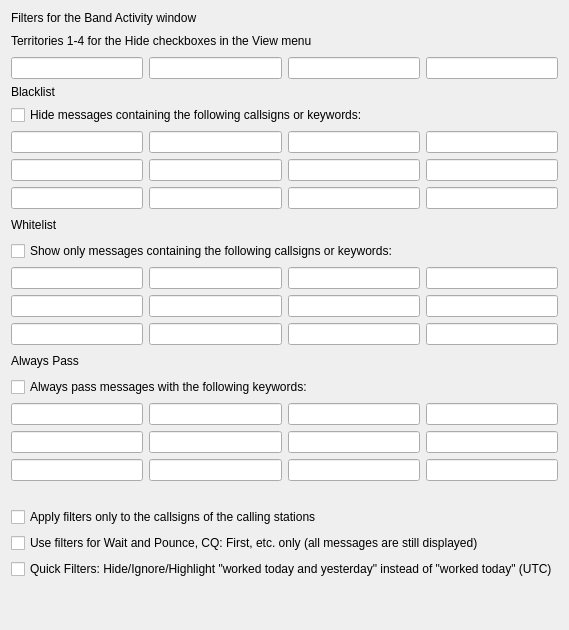
     <widget class="QWidget" name="filters_tab">
      <attribute name="title">
       <string>Filters</string>
      </attribute>
      <layout class="QGridLayout" name="gridLayout_13">
       <item row="0" column="0">
        <layout class="QGridLayout" name="gridLayout_19">
         <item row="7" column="1">
          <widget class="QLineEdit" name="Blacklist10"/>
         </item>
         <item row="10" column="2">
          <widget class="QLineEdit" name="Whitelist3"/>
         </item>
         <item row="6" column="0">
          <widget class="QLineEdit" name="Blacklist5"/>
         </item>
         <item row="1" column="0" colspan="4" alignment="Qt::AlignBottom">
          <widget class="QLabel" name="territory_label">
           <property name="sizePolicy">
            <sizepolicy hsizetype="Preferred" vsizetype="Preferred">
             <horstretch>0</horstretch>
             <verstretch>0</verstretch>
            </sizepolicy>
           </property>
           <property name="minimumSize">
            <size>
             <width>0</width>
             <height>20</height>
            </size>
           </property>
           <property name="text">
            <string>Territories 1-4 for the Hide checkboxes in the View menu</string>
           </property>
          </widget>
         </item>
         <item row="3" column="0" colspan="4">
          <widget class="QLabel" name="blacklist_label">
           <property name="text">
            <string>Blacklist</string>
           </property>
          </widget>
         </item>
         <item row="7" column="2">
          <widget class="QLineEdit" name="Blacklist11"/>
         </item>
         <item row="5" column="2">
          <widget class="QLineEdit" name="Blacklist3"/>
         </item>
         <item row="0" column="0" colspan="4">
          <widget class="QLabel" name="label_18">
           <property name="sizePolicy">
            <sizepolicy hsizetype="Preferred" vsizetype="Preferred">
             <horstretch>0</horstretch>
             <verstretch>0</verstretch>
            </sizepolicy>
           </property>
           <property name="text">
            <string>Filters for the Band Activity window</string>
           </property>
           <property name="alignment">
            <set>Qt::AlignLeading|Qt::AlignLeft|Qt::AlignTop</set>
           </property>
          </widget>
         </item>
         <item row="22" column="0">
          <spacer name="verticalSpacer_10">
           <property name="orientation">
            <enum>Qt::Vertical</enum>
           </property>
           <property name="sizeHint" stdset="0">
            <size>
             <width>20</width>
             <height>40</height>
            </size>
           </property>
          </spacer>
         </item>
         <item row="15" column="1">
          <widget class="QLineEdit" name="Pass2"/>
         </item>
         <item row="12" column="2">
          <widget class="QLineEdit" name="Whitelist11"/>
         </item>
         <item row="6" column="3">
          <widget class="QLineEdit" name="Blacklist8"/>
         </item>
         <item row="11" column="2">
          <widget class="QLineEdit" name="Whitelist7"/>
         </item>
         <item row="5" column="0">
          <widget class="QLineEdit" name="Blacklist1"/>
         </item>
         <item row="4" column="0" colspan="4">
          <widget class="QCheckBox" name="cbBlacklist">
           <property name="text">
            <string>Hide messages containing the following callsigns or keywords:</string>
           </property>
          </widget>
         </item>
         <item row="17" column="3">
          <widget class="QLineEdit" name="Pass12"/>
         </item>
         <item row="7" column="0">
          <widget class="QLineEdit" name="Blacklist9"/>
         </item>
         <item row="11" column="0">
          <widget class="QLineEdit" name="Whitelist5"/>
         </item>
         <item row="15" column="2">
          <widget class="QLineEdit" name="Pass3"/>
         </item>
         <item row="9" column="0" colspan="4">
          <widget class="QCheckBox" name="cbWhitelist">
           <property name="text">
            <string>Show only messages containing the following callsigns or keywords:</string>
           </property>
          </widget>
         </item>
         <item row="10" column="0">
          <widget class="QLineEdit" name="Whitelist1"/>
         </item>
         <item row="12" column="3">
          <widget class="QLineEdit" name="Whitelist12"/>
         </item>
         <item row="2" column="0">
          <widget class="QLineEdit" name="Territory1"/>
         </item>
         <item row="20" column="0" colspan="4">
          <widget class="QCheckBox" name="cb_filters_for_Wait_and_Pounce_only">
           <property name="toolTip">
            <string>&lt;html&gt;&lt;head/&gt;&lt;body&gt;&lt;p&gt;Use filters for Wait and Pounce, CQ: First, etc. only (all messages are still displayed).&lt;/p&gt;&lt;/body&gt;&lt;/html&gt;</string>
           </property>
           <property name="text">
            <string>Use filters for Wait and Pounce, CQ: First, etc. only (all messages are still displayed)</string>
           </property>
          </widget>
         </item>
         <item row="2" column="3">
          <widget class="QLineEdit" name="Territory4"/>
         </item>
         <item row="17" column="0">
          <widget class="QLineEdit" name="Pass9"/>
         </item>
         <item row="12" column="1">
          <widget class="QLineEdit" name="Whitelist10"/>
         </item>
         <item row="17" column="1">
          <widget class="QLineEdit" name="Pass10"/>
         </item>
         <item row="6" column="2">
          <widget class="QLineEdit" name="Blacklist7"/>
         </item>
         <item row="10" column="3">
          <widget class="QLineEdit" name="Whitelist4"/>
         </item>
         <item row="16" column="1">
          <widget class="QLineEdit" name="Pass6"/>
         </item>
         <item row="15" column="3">
          <widget class="QLineEdit" name="Pass4"/>
         </item>
         <item row="7" column="3">
          <widget class="QLineEdit" name="Blacklist12"/>
         </item>
         <item row="12" column="0">
          <widget class="QLineEdit" name="Whitelist9"/>
         </item>
         <item row="5" column="1">
          <widget class="QLineEdit" name="Blacklist2"/>
         </item>
         <item row="16" column="3">
          <widget class="QLineEdit" name="Pass8"/>
         </item>
         <item row="18" column="0">
          <spacer name="verticalSpacer_12">
           <property name="orientation">
            <enum>Qt::Vertical</enum>
           </property>
           <property name="sizeType">
            <enum>QSizePolicy::Fixed</enum>
           </property>
           <property name="sizeHint" stdset="0">
            <size>
             <width>20</width>
             <height>20</height>
            </size>
           </property>
          </spacer>
         </item>
         <item row="10" column="1">
          <widget class="QLineEdit" name="Whitelist2"/>
         </item>
         <item row="6" column="1">
          <widget class="QLineEdit" name="Blacklist6"/>
         </item>
         <item row="14" column="0" colspan="4">
          <widget class="QCheckBox" name="cbPass">
           <property name="text">
            <string>Always pass messages with the following keywords:</string>
           </property>
          </widget>
         </item>
         <item row="15" column="0">
          <widget class="QLineEdit" name="Pass1"/>
         </item>
         <item row="16" column="2">
          <widget class="QLineEdit" name="Pass7"/>
         </item>
         <item row="8" column="0" colspan="4" alignment="Qt::AlignBottom">
          <widget class="QLabel" name="whitelist_label">
           <property name="sizePolicy">
            <sizepolicy hsizetype="Preferred" vsizetype="Preferred">
             <horstretch>0</horstretch>
             <verstretch>0</verstretch>
            </sizepolicy>
           </property>
           <property name="minimumSize">
            <size>
             <width>0</width>
             <height>20</height>
            </size>
           </property>
           <property name="text">
            <string>Whitelist</string>
           </property>
          </widget>
         </item>
         <item row="16" column="0">
          <widget class="QLineEdit" name="Pass5"/>
         </item>
         <item row="11" column="3">
          <widget class="QLineEdit" name="Whitelist8"/>
         </item>
         <item row="19" column="0" colspan="4">
          <widget class="QCheckBox" name="cb_filters_for_word2">
           <property name="toolTip">
            <string>&lt;html&gt;&lt;head/&gt;&lt;body&gt;&lt;p&gt;Apply filters only to the callsigns of the calling stations. Usually the second word of the messages is analyzed, for directional calls the third word.&lt;/p&gt;&lt;/body&gt;&lt;/html&gt;</string>
           </property>
           <property name="text">
            <string>Apply filters only to the callsigns of the calling stations</string>
           </property>
          </widget>
         </item>
         <item row="17" column="2">
          <widget class="QLineEdit" name="Pass11"/>
         </item>
         <item row="5" column="3">
          <widget class="QLineEdit" name="Blacklist4"/>
         </item>
         <item row="13" column="0" colspan="4">
          <widget class="QLabel" name="always_pass_label">
           <property name="minimumSize">
            <size>
             <width>0</width>
             <height>20</height>
            </size>
           </property>
           <property name="text">
            <string>Always Pass</string>
           </property>
          </widget>
         </item>
         <item row="2" column="1">
          <widget class="QLineEdit" name="Territory2"/>
         </item>
         <item row="2" column="2">
          <widget class="QLineEdit" name="Territory3"/>
         </item>
         <item row="11" column="1">
          <widget class="QLineEdit" name="Whitelist6"/>
         </item>
         <item row="21" column="0" colspan="4">
          <widget class="QCheckBox" name="cb_twoDays">
           <property name="toolTip">
            <string>&lt;html&gt;&lt;head/&gt;&lt;body&gt;&lt;p&gt;Use “worked today and yesterday” instead of “worked today” for the 3 related Quick Filters.&lt;/p&gt;&lt;/body&gt;&lt;/html&gt;</string>
           </property>
           <property name="text">
            <string>Quick Filters: Hide/Ignore/Highlight &quot;worked today and yesterday&quot; instead of &quot;worked today&quot; (UTC)</string>
           </property>
          </widget>
         </item>
        </layout>
       </item>
      </layout>
     </widget>
